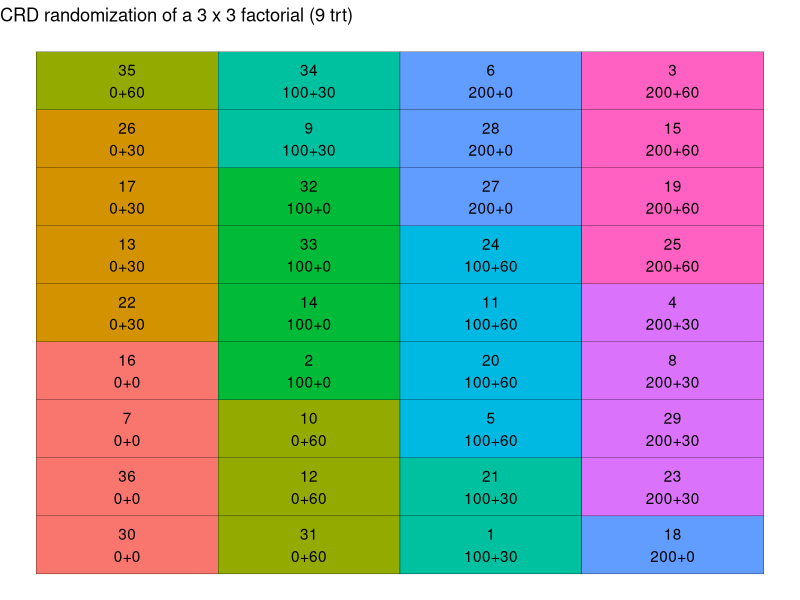

R code for this plot: (Note: this script raises an error after producing the figure.)
## ---- chunk 1
# Loading packages
library(tidyverse) # for data wrangling and plotting
library(ggplot2)
## ---- chunk 2
trts <- crossing(nrate_kgha = c(0,100,200),
                 krate_kgha = c(0,30,60)) %>%
  mutate(trtnum = 1:nrow(.)) %>%
  mutate(trtname = paste0(nrate_kgha, "+", krate_kgha))

trts
## ---- chunk 3
# Setting seed to get same randomization result every time
set.seed(932) # I can change the number "930" if I want to change the seed (pull bank)

crd_rand <- crossing(trtname = trts$trtname,
                     rep = 1:4) %>%
  # Since plots are organized without a structure, let's number them 1 through 36
  mutate(plot = 1:nrow(.)) %>%
  # Randomizing trtname to plots, without restrictions 
  mutate(plot = sample(plot))

crd_rand
## ---- chunk 4
crd_layout <- crd_rand %>%
  # Defining number of rows and columns in the field for plotting purposes
  mutate(row = rep(1:4, each=9)) %>%
  mutate(col = rep(seq(from = 1,
                   to = 9,
                   by = 1), times = 4
              )) %>%
  # Creating plot and trtname labels for plotting
  mutate(lab = paste0(plot, "\n", trtname))
  
crd_layout
## ---- chunk 5
ggplot(data = crd_layout,
       aes(x = row, y = col)
       ) +
  geom_tile(aes(fill = trtname),
            color = "black",
            show.legend = F
            ) + 
  geom_text(aes(label = lab), vjust = 0.5) +
  labs(title = "CRD randomization of a 3 x 3 factorial (9 trt)") + 
  theme_void()

## ---- chunk 6
# Setting seed to get same randomization result every time
set.seed(930)

rcbd_rand 

rcbd_rand
## ---- chunk 7
rcbd_rand 
## ---- chunk 8
rcbd_layout <- rcbd_rand %>%
  # Defining number of rows and columns in the field for plotting purposes
  mutate(row = rep(1:4, each = 9)) %>%
  mutate(col = rep(seq(from = 1, 
                       to = 9, #total number of treatments, 
                       by = 1), 
                   times = 4 #total number of blocks
  )) %>%
  # Creating plot and trtname labels for plotting
  mutate(lab = paste0(plot, "\n", trtname))

rcbd_layout
## ---- chunk 9
ggplot(data = rcbd_layout, aes(x = row, 
                               y = -col))+
  geom_tile(aes(fill = trtname),
            color = "black",
            show.legend = F
  )+
  geom_text(aes(label = plot), fontface = "bold", vjust = -.8)+
  geom_text(aes(label = trtname), vjust = 1)+
  labs(title = "RCBD randomization of a 3 x 3 factorial (9 treatments)") +
  theme_void()

## ---- chunk 10
rcbd_rand 
  # Retrieving other information contained in trts

  # Rearranging columns  


## ---- chunk 11
ggsave("../output/rcbd_layoutmap.png",
       width = 6,
       height = 4,
       bg = "white")
